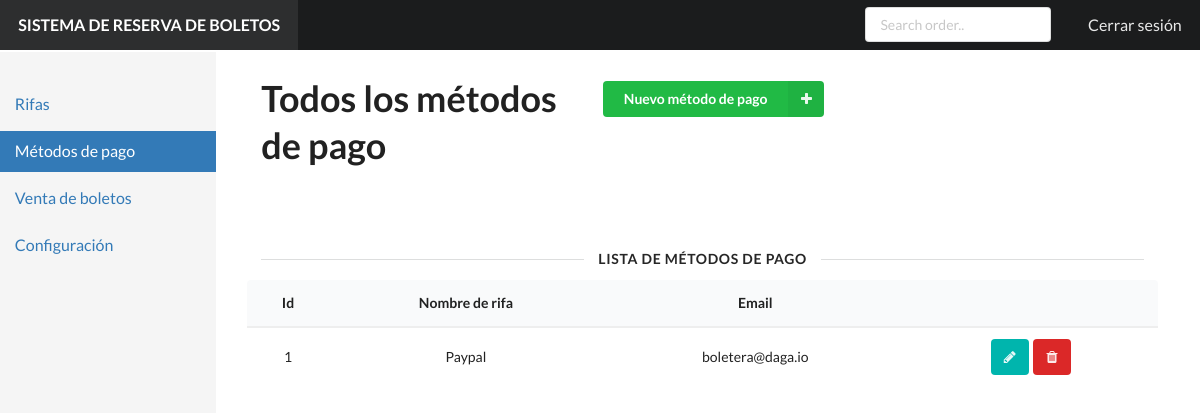
Page /admin/payments.php (signed in) on the committed database.
### tables this page shows
CREATE TABLE `payments` (
  `payment_id` int(10) UNSIGNED NOT NULL,
  `payment_name` varchar(80) NOT NULL,
  `payment_email` varchar(140) NOT NULL
);

### admin/payments.php (the view, shortened to what this page needs)
<?php include 'partials/head.php' ?>
<body>
  <?php include 'partials/top.php' ?>
    <div class="ui grid">
      <div class="row">
        <?php include 'partials/menu.php' ?>
        <div class="column" id="content" style="display:none">
          <div class="ui grid">
            <div class="six wide column">
              <h1 class="ui huge header">Todos los métodos de pago</h1>
            </div>
            <div class="six wide column">
              <button class="ui green right labeled icon button" id="nueva-metodo">
                <i class="right plus icon"></i>
                Nuevo método de pago
              </button>
            </div>
          </div>
          <div class="ui grid">
            <div class="row"></div>
              <div class="ui horizontal divider"> Lista de métodos de pago</div>
              <div class="row">
                <table class="ui single line striped selectable center aligned  table">
                  <thead><tr><th>Id</th><th>Nombre de rifa</th><th>Email</th><th></th></tr></thead>
                  <tbody>
                    <?php
                    require("../dbengine/dbconnect.php");
                    if(isset($_GET['search'])) {
                      $search = $_GET['search'];
                      $data = mysqli_query($conn, "SELECT * FROM payments WHERE payment_name LIKE '%$search%' or payment_id LIKE '%$search%'");
                    } else {
                      $data = mysqli_query($conn, "SELECT * FROM payments");
                    }
                    if(($data) && (mysqli_num_rows($data) > 0)) {
                      while($row=mysqli_fetch_assoc($data)) {
                        echo("<tr><td>".$row['payment_id']."</td><td>".$row['payment_name']."</td><td>".$row['payment_email']."</td><td><div class='ui icon teal button editar-metodo' data-id='".$row['payment_id']."'><i class='pencil icon'></i></div><button class='ui icon red button borrar-metodo' data-id='".$row['payment_id']."'><i class='trash icon'></i></button></td></tr>");
                      }
                    } else {
                      echo "<tr><td colspan='5'>¡No se encontraron coincidencias de registros!</td></tr>";
                    }
                    ?>
                  </tbody>
                </table>
              </div>
            </div>
          </div>
        </div>
      </div>
</body>
</html>

### admin/static/stylesheets/default.css (style rules this page uses)
body { -webkit-font-smoothing: antialiased; -moz-osx-font-smoothing: grayscale; text-rendering: optimizeLegibility; }

### admin/partials/head.php (style rules this page uses)
body { display: relative; }
#content { margin-left: 19%; width: 81%; margin-top: 3em; padding-left: 3em; float: left; }
#content > .ui.grid { padding-right: 4em; padding-bottom: 3em; }
#content h1 { font-size: 36px; }
#content .ui.divider:not(.hidden) { margin: 0; }
#content table.ui.table { border: none; }
#content table.ui.table thead th { border-bottom: 2px solid #eee !important; }

### rows in the picture
payments: payment_id "1", payment_name "Paypal", payment_email "boletera@daga.io"
